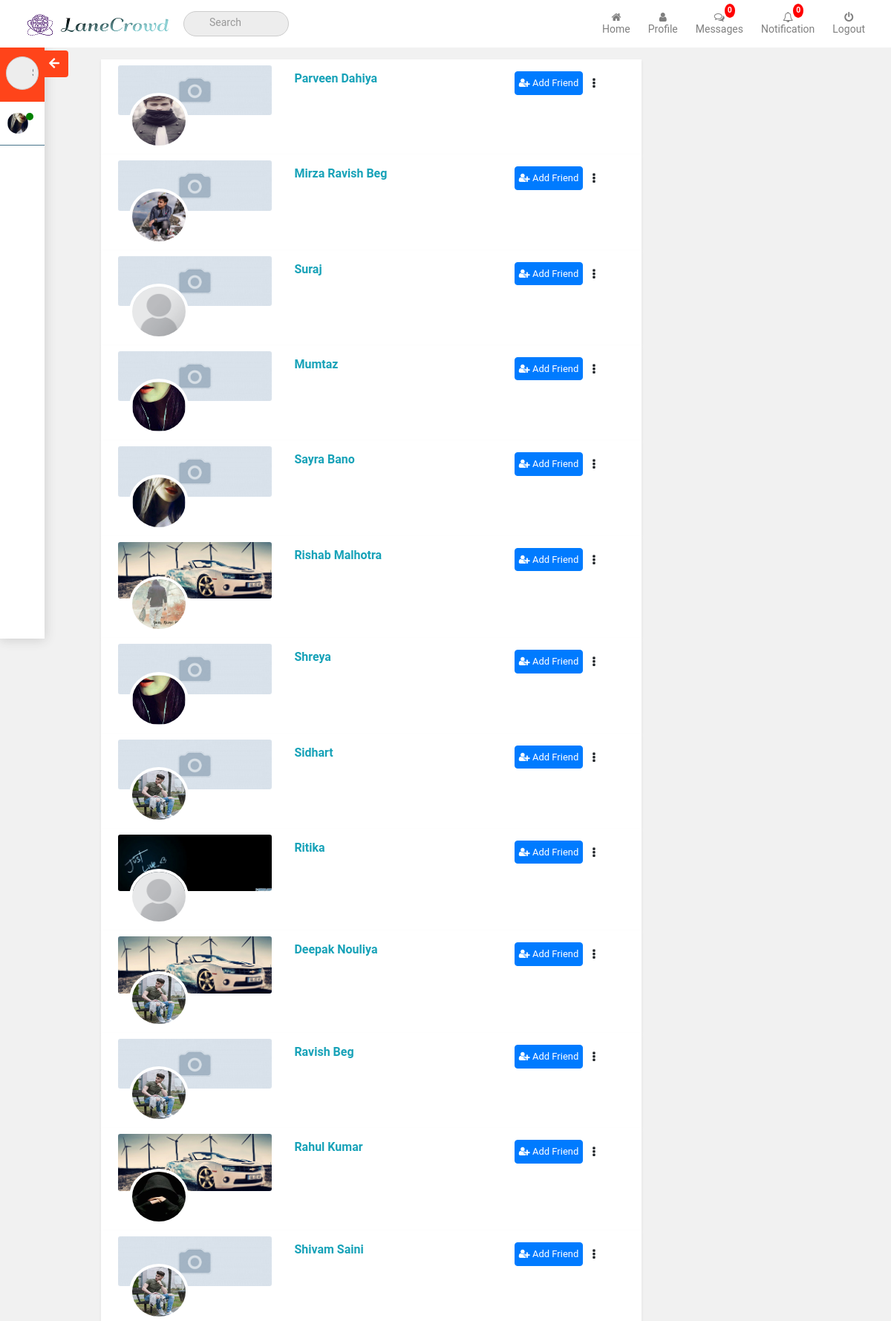
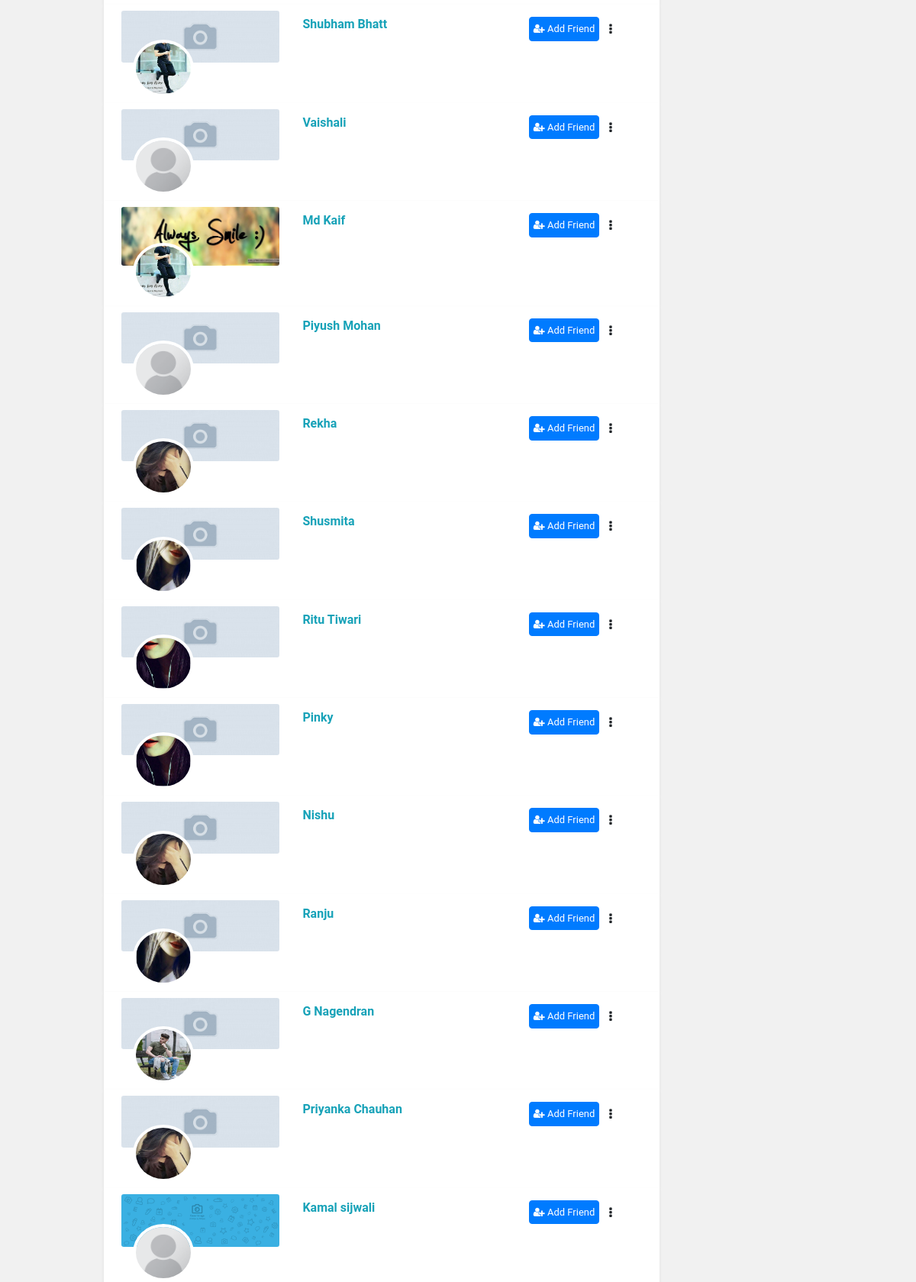
The app's page /index.php/test/searchResults (upper part) with its own data (2 pictures, top to bottom).
### tables this page shows
CREATE TABLE `users` (
  `user_id` int(11) NOT NULL,
  `email` varchar(255) DEFAULT NULL,
  `phone` varchar(255) DEFAULT NULL,
  `password` varchar(255) NOT NULL,
  `full_name` varchar(255) NOT NULL,
  `bio_graphy` text,
  `profile_picture` varchar(155) DEFAULT NULL,
  `cover_photo` varchar(150) DEFAULT 'default-cover.gif',
  `status` int(20) NOT NULL DEFAULT '0' COMMENT '0=registered;1=activated;2=deactivated',
  `login_Status` int(11) NOT NULL DEFAULT '0' COMMENT '0: Online, 1: Offline',
  `signup_time` timestamp NOT NULL DEFAULT CURRENT_TIMESTAMP,
  `date_of_birth` varchar(1000) NOT NULL
);

### application/controllers/Test.php (called while the page is built, shortened)
<?php
class Test extends MY_Controller {
	function __construct(){
		$this->load->model('TestModel','Test');
				$this->load->model('FriendsModel','FRND');
	}
	public function searchResults(){
		$tag=$_POST['search-tag'];
				$session=$this->session->userdata('logged_in');
		$user_Id=$session[0]->user_id;
		$data['MyFriends']=$this->FRND->getMyFriends($user_Id);
		$data['search_friends'] = $this->Test->search_friends($tag);
		$this->load->view('web/template/header');
		$this->load->view('web/searchFriends',$data);
		$this->load->view('web/template/footer');
	}
}
?>

### index.php (called while the page is built, shortened)
<?php
require_once BASEPATH.'core/CodeIgniter.php';

### application/models/TestModel.php (called while the page is built, shortened)
<?php
	class TestModel extends CI_Model{
		public function search_friends($name){
			$result=$this->db->select('*')->from('users')->where("full_name LIKE '%$name%'")->get()->result_array();
			return $result;
		}
	}
?>

### application/views/web/searchFriends.php (the view, shortened to what this page needs)
<div class="container" style="margin-top: 80px">
	<div class="row">
		<?php
		foreach ($search_friends as $friends) {
		?>
		<div class="col-md-10 ">
			<div class="">
				<div class="row profile-info-div bg-white shadow-sm p-2 w-75 m-auto">
				    <div class="col-sm-4">
					    <div>
						    <img src="<?=base_url()?>assets/img/Cover_Photo/<?=$friends['cover_photo']?>"  class="rounded-sm img-fluid" onerror="this.src='<?=base_url()?>assets/img/Cover_Photo/default.jpg';">
						</div>
						 <img src="<?=base_url()?>assets/img/Profile_pic/<?=$friends['profile_picture']?>" class="rounded-circle img-fluid people-profile" onerror="this.src='<?=base_url()?>assets/img/Profile_Pic/default.png';">
					</div>
					<div class="col-sm-5">
					    <a href="#"><h6 class="font-weight-bold text-info mt-2"><?=$friends['full_name']?></h6></a>
					</div>
					<div class="col-sm-3">
						<div class="d-flex mt-2">
						    <div class="">
							    <button class="btn btn-primary btn_ast frnd_rst" id="" ><i class="fa fa-user-plus" aria-hidden="true"></i> Add Friend</button>
							</div>
						   <div class="dropdown ml-2 sndmsg">
						    <button class="btn btn-default p-1 sndmsg" type="button" data-toggle="dropdown" ><i class="fa fa-ellipsis-v" aria-hidden="true"></i>
						    </button>
						</div>
						</div>
					</div>
				</div>
			</div>
		</div>
	<?php } ?>
	</div>
</div>

### assets/css/home.css (style rules this page uses)
.dropdown { position: relative; display: inline-block; }

### application/views/web/template/header.php (style rules this page uses)
body { color: #444444 !important; line-height: 1.7; font-size: 14px !important; font-weight: 400 !important; background-color: #f1f1f1 !important; font-family: "Roboto", sans-serif ; }
@media only screen and (min-width: 1200px) { .container, .container-lg, .container-md, .container-sm, .container-xl { max-width: 1200px; } }

### application/views/web/searchFriends.php (style rules this page uses)
.dropdown { position: relative; display: inline-block; }
.people-profile { height: 75px; width: 80px; margin-top: -30px; margin-left: 15px; border: 4px solid white; position: relative; }
.btn_ast { padding:5px; font-size: 13px; }

### records on screen
users: profile_picture (picture), full_name "Parveen Dahiya"
users: profile_picture (picture), full_name "Mirza Ravish Beg"
users: full_name "Suraj"
users: profile_picture (picture), full_name "Mumtaz"
users: profile_picture (picture), full_name "Sayra Bano"
users: cover_photo (picture), profile_picture (picture), full_name "Rishab Malhotra"
users: profile_picture (picture), full_name "Shreya"
users: profile_picture (picture), full_name "Sidhart"
users: cover_photo (picture), full_name "Ritika"
users: cover_photo (picture), profile_picture (picture), full_name "Deepak Nouliya"
users: profile_picture (picture), full_name "Ravish Beg"
users: cover_photo (picture), profile_picture (picture), full_name "Rahul Kumar"
users: profile_picture (picture), full_name "Shivam Saini"
users: profile_picture (picture), full_name "Shubham Bhatt"
users: full_name "Vaishali"
users: cover_photo (picture), profile_picture (picture), full_name "Md Kaif"
users: full_name "Piyush Mohan"
users: profile_picture (picture), full_name "Rekha"
users: profile_picture (picture), full_name "Shusmita"
users: profile_picture (picture), full_name "Ritu Tiwari"
users: profile_picture (picture), full_name "Pinky"
users: profile_picture (picture), full_name "Nishu"
users: profile_picture (picture), full_name "Ranju"
users: profile_picture (picture), full_name "G Nagendran"
users: profile_picture (picture), full_name "Priyanka Chauhan"
users: cover_photo (placeholder picture), full_name "Kamal sijwali"

### other values on screen
count($myMessages) "0"
count($myNotifications) "0"
